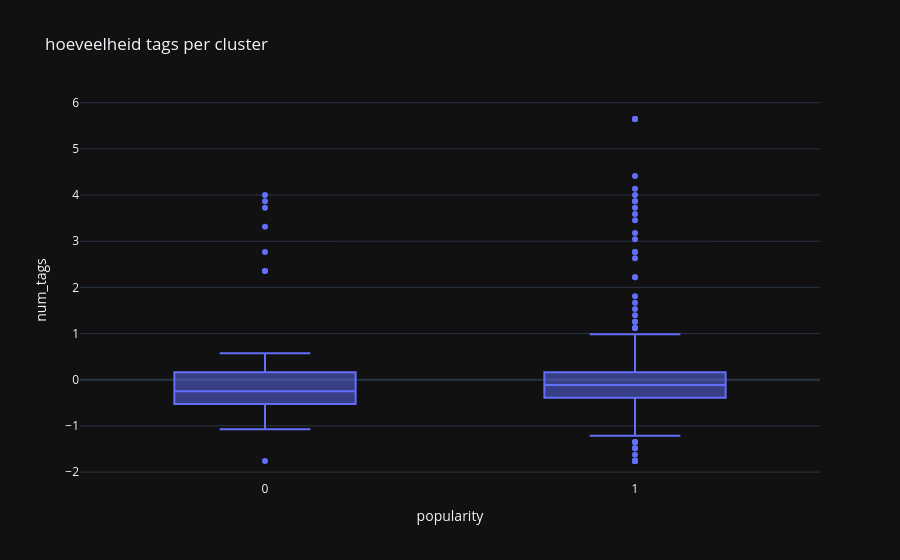

Write notebook code for a chart like this one.
### Code cell
fig = px.box(df, x="popularity", y="num_tags", title="hoeveelheid tags per cluster")
fig.show()

### Figure 1 — Plotly figure (JSON) as saved in the notebook; plotly's stock layout.template omitted (floating-point values rounded to 4 significant figures; data arrays with more than 128 entries replaced by an {"elided": "..."} marker saying what was removed)
{"data": [{"alignmentgroup": "True", "hovertemplate": "popularity=%{x}<br>num_tags=%{y}<extra></extra>", "legendgroup": "", "marker": {"color": "#636efa"}, "name": "", "notched": false, "offsetgroup": "", "orientation": "v", "showlegend": false, "x": {"elided": "542 int values"}, "x0": " ", "xaxis": "x", "y": {"elided": "542 float values"}, "y0": " ", "yaxis": "y", "type": "box"}], "layout": {"xaxis": {"anchor": "y", "domain": [0.0, 1.0], "title": {"text": "popularity"}}, "yaxis": {"anchor": "x", "domain": [0.0, 1.0], "title": {"text": "num_tags"}}, "legend": {"tracegroupgap": 0}, "title": {"text": "hoeveelheid tags per cluster"}, "boxmode": "group"}}
